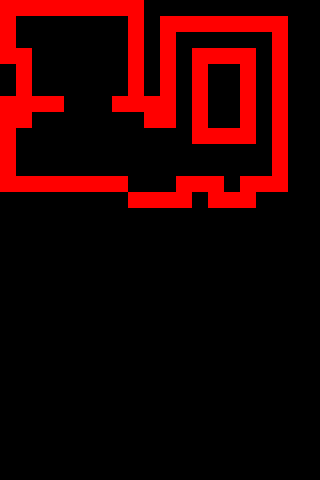

The image is a tile-based game level rendered from a .tmx file. Its description and complete source (layers, tilesets, objects, tile grids) follow:
An orthogonal 20x30 tile map with 16x16 px tiles, 1 tile layer (decor_tiles) and 1 object (bomb).

<map version="1.0" orientation="orthogonal" renderorder="right-down" width="20" height="30" tilewidth="16" tileheight="16" nextobjectid="3">
 <tileset firstgid="1" name="tileset" tilewidth="16" tileheight="16" tilecount="1" columns="1">
  <image source="tileset.png" width="16" height="16" />
 </tileset>
 <layer name="decor_tiles" width="20" height="30">
  <data encoding="csv">
1,1,1,1,1,1,1,1,1,0,0,0,0,0,0,0,0,0,0,0,
1,0,0,0,0,0,0,0,1,0,1,1,1,1,1,1,1,1,0,0,
1,0,0,0,0,0,0,0,1,0,1,0,0,0,0,0,0,1,0,0,
1,1,0,0,0,0,0,0,1,0,1,0,1,1,1,1,0,1,0,0,
0,1,0,0,0,0,0,0,1,0,1,0,1,0,0,1,0,1,0,0,
0,1,0,0,0,0,0,0,1,0,1,0,1,0,0,1,0,1,0,0,
1,1,1,1,0,0,0,1,1,1,1,0,1,0,0,1,0,1,0,0,
1,1,0,0,0,0,0,0,0,1,1,0,1,0,0,1,0,1,0,0,
1,0,0,0,0,0,0,0,0,0,0,0,1,1,1,1,0,1,0,0,
1,0,0,0,0,0,0,0,0,0,0,0,0,0,0,0,0,1,0,0,
1,0,0,0,0,0,0,0,0,0,0,0,0,0,0,0,0,1,0,0,
1,1,1,1,1,1,1,1,0,0,0,1,1,1,0,1,1,1,0,0,
0,0,0,0,0,0,0,0,1,1,1,1,0,1,1,1,0,0,0,0,
0,0,0,0,0,0,0,0,0,0,0,0,0,0,0,0,0,0,0,0,
0,0,0,0,0,0,0,0,0,0,0,0,0,0,0,0,0,0,0,0,
0,0,0,0,0,0,0,0,0,0,0,0,0,0,0,0,0,0,0,0,
0,0,0,0,0,0,0,0,0,0,0,0,0,0,0,0,0,0,0,0,
0,0,0,0,0,0,0,0,0,0,0,0,0,0,0,0,0,0,0,0,
0,0,0,0,0,0,0,0,0,0,0,0,0,0,0,0,0,0,0,0,
0,0,0,0,0,0,0,0,0,0,0,0,0,0,0,0,0,0,0,0,
0,0,0,0,0,0,0,0,0,0,0,0,0,0,0,0,0,0,0,0,
0,0,0,0,0,0,0,0,0,0,0,0,0,0,0,0,0,0,0,0,
0,0,0,0,0,0,0,0,0,0,0,0,0,0,0,0,0,0,0,0,
0,0,0,0,0,0,0,0,0,0,0,0,0,0,0,0,0,0,0,0,
0,0,0,0,0,0,0,0,0,0,0,0,0,0,0,0,0,0,0,0,
0,0,0,0,0,0,0,0,0,0,0,0,0,0,0,0,0,0,0,0,
0,0,0,0,0,0,0,0,0,0,0,0,0,0,0,0,0,0,0,0,
0,0,0,0,0,0,0,0,0,0,0,0,0,0,0,0,0,0,0,0,
0,0,0,0,0,0,0,0,0,0,0,0,0,0,0,0,0,0,0,0,
0,0,0,0,0,0,0,0,0,0,0,0,0,0,0,0,0,0,0,0
</data>
 </layer>
 <objectgroup name="objects">
  <object id="1" name="bomb" x="64" y="64" width="16" height="16" />
 </objectgroup>
</map>